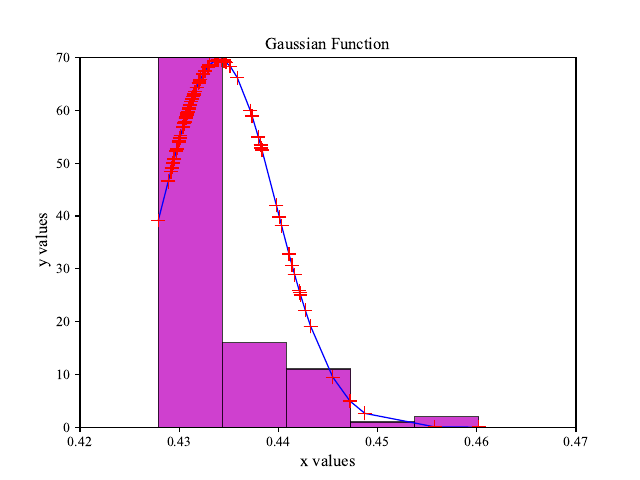

The script that saved this image:
import numpy as np
import math
from scipy.interpolate import *
import matplotlib.pyplot as plt
import matplotlib.ticker
import statistics
from gaussian import gauss

fptr = open("air_resistance.txt", "r", newline = None)

list_of_results = fptr.readlines()

data  = []

for result in list_of_results:
    data.append(float(result))

standard_dev = 0.00573 # add in sigma here
mean_val = 0.434038; # add in the mean value here
print_file = "Gaussian_Module_Test.pdf"

gauss(standard_dev, data, mean_val, print_file)

A = plt.hist(data, 5, facecolor = "m", alpha = 0.75, edgecolor = "k") # plots a histogram with five bins

plt.savefig("gauss_hist.pdf")
print(A) # returns the amount of values in each bin, shown in first array in terminal

values = A[0] # amount of values in each bin

bin_vals = []
for i in range(0, len(values)):
    bin_vals.append(int(values[i]))

print("The amount of values in each bin is:", (bin_vals))

fptr.close()